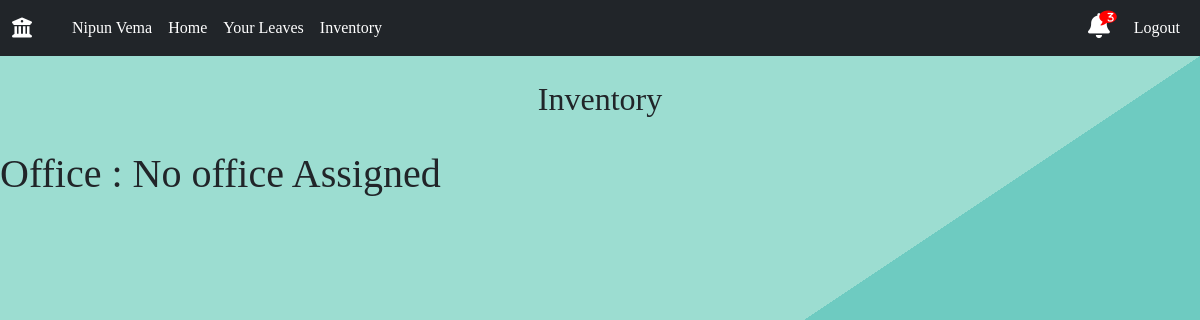
Before: /dashboard/items-alloted/ (signed in) with the older database file.
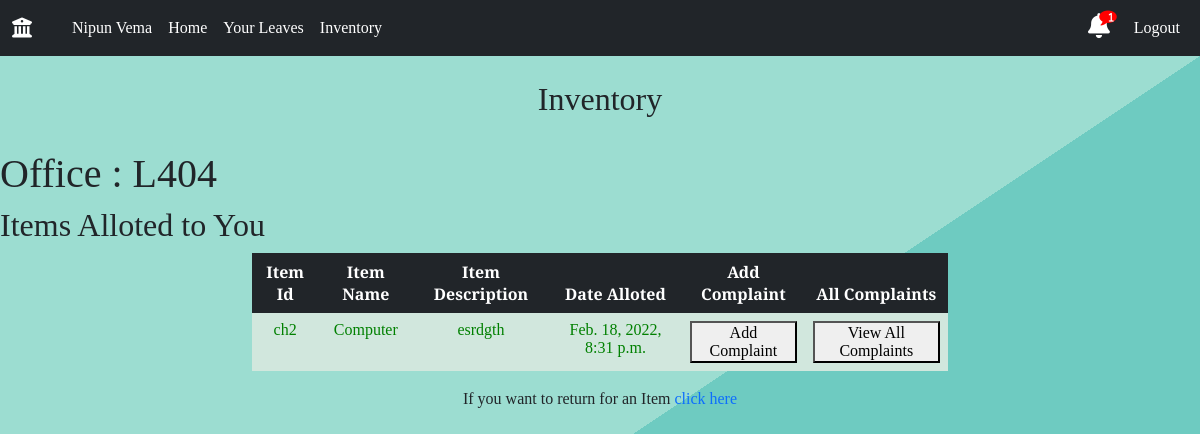
After: the same page with the newer database file.
### main/models.py (models this page shows, shortened)
class Staff(models.Model):
    user_obj = models.ForeignKey(User, on_delete=CASCADE, blank=False, null=False, default=None)
    name=models.CharField(max_length=100)
    mobile_number=models.IntegerField()
    email=models.EmailField()
    category=models.ForeignKey('Category',on_delete=CASCADE)
    designation=models.ForeignKey('Designation',on_delete=CASCADE)
    agency = models.ForeignKey('Agency',on_delete=CASCADE)
    room=models.ForeignKey('Room',blank=True,null=True,on_delete=SET_NULL,default=None)

class Room(models.Model):
    room_id = models.CharField(max_length=20, blank=False)
    name = models.CharField(max_length=255, blank=True)
    floor = models.CharField(max_length=10,blank=False, null=False)
    is_lab=models.BooleanField(default=False)

class StaffInventory(models.Model):
    staff=models.ForeignKey('Staff',on_delete=CASCADE)
    device=models.ForeignKey('Devices',on_delete=CASCADE)
    date_added=models.DateTimeField(auto_now_add=True)
    is_requested_for_return=models.BooleanField(default=False)

class Devices(models.Model):
    device_id = models.CharField(max_length=20, blank=False, null=False,unique=True)
    name=models.ForeignKey("CategoryOfDevice",blank=False,null=False, on_delete=models.CASCADE)
    description = models.TextField(max_length=1024)
    room=models.ForeignKey('Room',blank=True,null=True,on_delete=SET_NULL,default=None)
    in_inventory=models.BooleanField(default=False)
    is_working=models.BooleanField(default=True)

class CategoryOfDevice(models.Model):
    category = models.CharField(max_length=100, null=False)
    def __str__(self):
        return self.category

### main/views.py (the view)
# urls.py: path('dashboard/items-alloted/',views.viewinventory,name='viewinventory'),
@login_required
def viewinventory(request):
	staff=Staff.objects.get(user_obj=request.user)
	notification_count=get_notifications(staff.id)
	inventory=StaffInventory.objects.filter(staff=staff).order_by('id')
	active_inventory=[i for i in inventory if i.device.is_working==True]
	inactive_inventory=[i for i in inventory if i.device.is_working==False]
	context={
		'staff':staff,
		'inventory':inventory,
		'notification_count':notification_count,
	}
	return render(request,'inventory.html',context)

### main/views.py (called while the page is built)
def get_notifications(id):
	current_user=Staff.objects.get(id=id)
	designation=current_user.designation.designation
	notifications=[]
	if designation == 'Lab Technician':
		notification = Notification.objects.filter(notification_type='TECH',isActive=True).order_by('-time').all()
		notifications.extend(notification)
	receiver=str(current_user.id) +' '+current_user.name
	notification = Notification.objects.filter(reciever=receiver,isActive=True).order_by('-time').all()
	notifications.extend(notification)
	if designation == 'System Analyst' or designation == 'Lab Supervisor':
		notification=Notification.objects.filter(reciever='admin',isActive=True).order_by('-time').all()
		notifications.extend(notification)
	return len(notifications)

### templates/inventory.html
{% extends 'base.html' %}
{% load static %}
{% block body %}
{% include 'navbar.html' with staff=staff notification_count=notification_count %}
<section class="sectionLogin">
  <br>
  <h2 style = "text-align: center;">Inventory</h2>
<br>
{% if staff.room.room_id %}
  <h1>Office : {{staff.room.room_id}}</h1>
<h2> Items Alloted to You </h2>
<div class="container">
    <div class="inventory-table">
        <table class="table1 table table-borderless table-dark table-hover" style = "text-align: center;">
            <thead>
              <tr>
                <th scope="col" >Item Id</th>
                <th scope="col" >Item Name</th>
                <th scope="col" >Item Description</th>
                <th scope="col" >Date Alloted</th>
                <th scope="col" >Add Complaint</th>
                <th scope="col" >All Complaints</th>
              </tr>
            </thead>
            <tbody>
              {% for device in inventory %}
              {% if device.is_requested_for_return %}
              <tr class="table-success" style = "text-align: center;color: red;">
                <td>{{device.device.device_id}}</td>
                <td>{{device.device.name}}</td>
                <td>{{device.device.description}}</td>
                <td>{{device.date_added}}</td>
                <td><a href="{% url 'main:complaint' pk=device.device.id %}"><button class="lab-submitButton" type="submit">Add Complaint </button></a></td>
                <td><a href="{% url 'main:viewdevicecomplaints' id=device.device.id %}"><button class="lab-submitButton" type="submit">View All Complaints </button></a></td>
              </tr>
              {% else %}
              <tr class="table-success" style = "text-align: center;color: green;">
                <td>{{device.device.device_id}}</td>
                <td>{{device.device.name}}</td>
                <td>{{device.device.description}}</td>
                <td>{{device.date_added}}</td>
                <td><a href="{% url 'main:complaint' pk=device.device.id %}"><button class="lab-submitButton" type="submit">Add Complaint </button></a></td>
                <td><a href="{% url 'main:viewdevicecomplaints' id=device.device.id %}"><button class="lab-submitButton" type="submit">View All Complaints </button></a></td>
              </tr>
              {% endif %}
              {% endfor %}
            </tbody>
          </table>
          <p style = "text-align: center;">If you want to return for an Item <a href = "{%url 'main:devicesreturnrequest' id=staff.id%}">click here</a></p>
        </div>
    </div>
    {% else %}
      <h1>Office : No office Assigned </h1>
    {% endif %}
{% endblock body %}

### templates/navbar.html (shortened to what this page needs)
{% extends "base.html" %}
{% load static %}
{% block body %}
<nav class="navbar navbar-expand-md navbar-dark bg-dark">
  <div class="container-fluid">
    <div class="navbar-collapse collapse w-100 order-1 order-md-0 dual-collapse2">
      <ul class="navbar-nav me-auto">
        <li class="nav-item active navbar-brand">
          <a class="navbar-brand" href="{% url 'main:user_profile' %}" style="text-decoration: none;"><i class="fas fa-university"></i></a>
        </li>
        {% if user.is_authenticated %}
        <li class="nav-link nav-text navLink">
          <a href="{% url 'main:userProfileDetails' %}" style="text-decoration: none; color : white">{{ staff.name }} </a>
        </li>
        {% endif %}
        <li class="nav-item navLink">
          <a class="nav-link nav_text" href="{% url 'main:user_profile' %}" style="text-decoration: none; color : white">Home</a>
        </li>
        {% if user.is_authenticated %}
        <li class="nav-link nav_text navLink">
          <a href="{% url 'main:userLeaves' %}" style="text-decoration: none; color : white">Your Leaves</a>
        </li>
        <li class="nav-link nav_text navLink">
          <a href="{% url 'main:viewinventory' %}" style="text-decoration: none; color : white">Inventory</a>
        </li>
        {%endif%}
      </ul>
    </div>
    <div class="navbar-collapse collapse w-100 order-3 dual-collapse2">
      <ul class="navbar-nav ms-auto">
        {% if user.is_authenticated %}
        <li class="nav-item navbar-brand">
          <link href="https://maxcdn.bootstrapcdn.com/font-awesome/4.7.0/css/font-awesome.min.css" rel="stylesheet" />
          <a class="fas fa-bell" href="{% url 'main:notification' %}" style="text-decoration: none; color : white">
              <span class="fa fa-comment"></span>
              <span class="num">{{notification_count}}</span>
          </a>
        </li>
        <li class="nav-link nav_text navLink"><a href="{% url 'main:logout_request' id=staff.id%}" style="text-decoration: none; color : white">Logout</a></li>
        {% else %}
        <li class="nav-link nav_text navLink"><a href="{% url 'main:login' %}">Login</a></li>
        {%endif%}
      </ul>
    </div>
  </div>
</nav>
  {% endblock %}

Changed rows visible on the page:
changed Staff "Nipun Vema": room_id empty → 5 (drawn); room.room_id (not shown) → "L404"
added StaffInventory: device.device_id "ch2", device.name "Computer", device.description "esrdgth", date_added "Feb. 18, 2022, 8:31 p.m."
Other visible differences:
{{ notification_count }}: "3" → "1"
text no longer shown: "Office : No office Assigned"
text now shown: "Office : Items Alloted to You Item Id Item Name Item Description Date Alloted Add Complaint All Complaints If you want to return for an Item click here"
